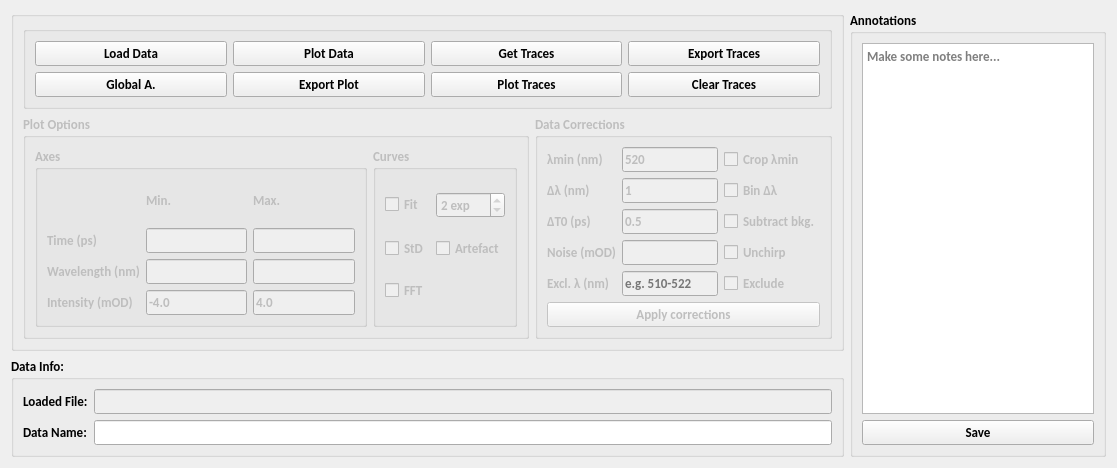
<?xml version='1.0' encoding='UTF-8'?>
<ui version="4.0">
 <class>Form</class>
 <widget class="QWidget" name="Form">
  <property name="geometry">
   <rect>
    <x>0</x>
    <y>0</y>
    <width>1117</width>
    <height>448</height>
   </rect>
  </property>
  <property name="font">
   <font>
    <family>Calibri</family>
    <pointsize>10</pointsize>
    <weight>75</weight>
    <bold>true</bold>
   </font>
  </property>
  <layout class="QGridLayout" name="gridLayout_9">
   <item row="0" column="0">
    <widget class="QGroupBox" name="groupBox_2">
     <property name="title">
      <string />
     </property>
     <property name="flat">
      <bool>false</bool>
     </property>
     <layout class="QGridLayout" name="gridLayout_4">
      <item row="0" column="0" colspan="2">
       <widget class="QGroupBox" name="buttons_box">
        <property name="enabled">
         <bool>true</bool>
        </property>
        <property name="sizePolicy">
         <sizepolicy hsizetype="Expanding" vsizetype="Preferred">
          <horstretch>0</horstretch>
          <verstretch>0</verstretch>
         </sizepolicy>
        </property>
        <property name="title">
         <string />
        </property>
        <layout class="QGridLayout" name="gridLayout_5">
         <item row="0" column="3">
          <widget class="QPushButton" name="exporttraces_button">
           <property name="enabled">
            <bool>true</bool>
           </property>
           <property name="text">
            <string>Export Traces</string>
           </property>
           <property name="checkable">
            <bool>false</bool>
           </property>
          </widget>
         </item>
         <item row="3" column="1">
          <widget class="QPushButton" name="exportplot_button">
           <property name="enabled">
            <bool>true</bool>
           </property>
           <property name="text">
            <string>Export Plot</string>
           </property>
           <property name="checkable">
            <bool>false</bool>
           </property>
          </widget>
         </item>
         <item row="0" column="2">
          <widget class="QPushButton" name="gettraces_button">
           <property name="enabled">
            <bool>true</bool>
           </property>
           <property name="text">
            <string>Get Traces</string>
           </property>
           <property name="checkable">
            <bool>false</bool>
           </property>
          </widget>
         </item>
         <item row="3" column="2">
          <widget class="QPushButton" name="plottraces_button">
           <property name="enabled">
            <bool>true</bool>
           </property>
           <property name="text">
            <string>Plot Traces</string>
           </property>
           <property name="checkable">
            <bool>false</bool>
           </property>
          </widget>
         </item>
         <item row="3" column="3">
          <widget class="QPushButton" name="cleartraces_button">
           <property name="enabled">
            <bool>true</bool>
           </property>
           <property name="text">
            <string>Clear Traces</string>
           </property>
           <property name="checkable">
            <bool>false</bool>
           </property>
          </widget>
         </item>
         <item row="0" column="1">
          <widget class="QPushButton" name="plotData_button">
           <property name="enabled">
            <bool>true</bool>
           </property>
           <property name="text">
            <string>Plot Data</string>
           </property>
           <property name="checkable">
            <bool>false</bool>
           </property>
          </widget>
         </item>
         <item row="0" column="0">
          <widget class="QPushButton" name="loadData_button">
           <property name="text">
            <string>Load Data</string>
           </property>
           <property name="checkable">
            <bool>false</bool>
           </property>
          </widget>
         </item>
         <item row="3" column="0">
          <widget class="QPushButton" name="globalA_button">
           <property name="text">
            <string>Global A.</string>
           </property>
           <property name="checkable">
            <bool>false</bool>
           </property>
           <property name="enabled">
            <bool>true</bool>
           </property>
           <property name="toolTip">
            <string>Global analysis (DAS) of the displayed region with the selected number of exponentials</string>
           </property>
          </widget>
         </item>
        </layout>
       </widget>
      </item>
      <item row="1" column="0">
       <widget class="QGroupBox" name="plotOpt_box">
        <property name="enabled">
         <bool>false</bool>
        </property>
        <property name="title">
         <string>Plot Options</string>
        </property>
        <property name="flat">
         <bool>true</bool>
        </property>
        <layout class="QGridLayout" name="gridLayout_6">
         <item row="0" column="0">
          <widget class="QGroupBox" name="groupBox_5">
           <property name="title">
            <string>Axes</string>
           </property>
           <layout class="QGridLayout" name="gridLayout">
            <item row="0" column="1">
             <widget class="QLabel" name="label_3">
              <property name="text">
               <string>Min.</string>
              </property>
             </widget>
            </item>
            <item row="0" column="2">
             <widget class="QLabel" name="label_2">
              <property name="text">
               <string>Max.</string>
              </property>
             </widget>
            </item>
            <item row="1" column="0">
             <widget class="QLabel" name="label">
              <property name="text">
               <string>Time (ps)</string>
              </property>
             </widget>
            </item>
            <item row="1" column="1">
             <widget class="QLineEdit" name="time_min">
              <property name="inputMask">
               <string />
              </property>
              <property name="text">
               <string />
              </property>
             </widget>
            </item>
            <item row="1" column="2">
             <widget class="QLineEdit" name="time_max">
              <property name="inputMask">
               <string />
              </property>
             </widget>
            </item>
            <item row="2" column="0">
             <widget class="QLabel" name="label_4">
              <property name="text">
               <string>Wavelength (nm)</string>
              </property>
             </widget>
            </item>
            <item row="2" column="1">
             <widget class="QLineEdit" name="wlen_min">
              <property name="inputMask">
               <string />
              </property>
              <property name="text">
               <string />
              </property>
             </widget>
            </item>
            <item row="2" column="2">
             <widget class="QLineEdit" name="wlen_max">
              <property name="inputMask">
               <string />
              </property>
              <property name="text">
               <string />
              </property>
             </widget>
            </item>
            <item row="3" column="0">
             <widget class="QLabel" name="label_15">
              <property name="text">
               <string>Intensity (mOD)</string>
              </property>
             </widget>
            </item>
            <item row="3" column="1">
             <widget class="QLineEdit" name="inty_min">
              <property name="text">
               <string>-4.0</string>
              </property>
              <property name="maxLength">
               <number>32767</number>
              </property>
             </widget>
            </item>
            <item row="3" column="2">
             <widget class="QLineEdit" name="inty_max">
              <property name="inputMask">
               <string />
              </property>
              <property name="text">
               <string>4.0</string>
              </property>
             </widget>
            </item>
           </layout>
          </widget>
         </item>
         <item row="0" column="1">
          <widget class="QGroupBox" name="groupBox_4">
           <property name="title">
            <string>Curves</string>
           </property>
           <layout class="QGridLayout" name="gridLayout_3">
            <item row="0" column="0">
             <widget class="QCheckBox" name="fit_checkbox">
              <property name="text">
               <string>Fit</string>
              </property>
              <property name="toolTip">
               <string>Fit the kinetic trace (exponentials convolved with a Gaussian IRF + long-lived component)</string>
              </property>
             </widget>
            </item>
            <item row="1" column="0">
             <widget class="QCheckBox" name="std_checkbox">
              <property name="text">
               <string>StD</string>
              </property>
              <property name="toolTip">
               <string>Show standard-error bars (needs several averaged scans)</string>
              </property>
             </widget>
            </item>
            <item row="2" column="0">
             <widget class="QCheckBox" name="fft_checkbox">
              <property name="text">
               <string>FFT</string>
              </property>
              <property name="toolTip">
               <string>Oscillation spectrum (Lomb-Scargle) of the fit residuals</string>
              </property>
             </widget>
            </item>
            <item row="0" column="1">
             <widget class="QSpinBox" name="nexp_spin">
              <property name="minimum">
               <number>1</number>
              </property>
              <property name="maximum">
               <number>4</number>
              </property>
              <property name="value">
               <number>2</number>
              </property>
              <property name="suffix">
               <string> exp</string>
              </property>
              <property name="toolTip">
               <string>Number of exponential components for kinetic and global fits</string>
              </property>
             </widget>
            </item>
            <item row="1" column="1">
             <widget class="QCheckBox" name="artifact_checkbox">
              <property name="text">
               <string>Artefact</string>
              </property>
              <property name="toolTip">
               <string>Model the coherent artefact (Gaussian IRF + derivatives) in kinetic and global fits</string>
              </property>
             </widget>
            </item>
           </layout>
          </widget>
         </item>
        </layout>
       </widget>
      </item>
      <item row="1" column="1">
       <widget class="QGroupBox" name="dataOpt_box">
        <property name="enabled">
         <bool>false</bool>
        </property>
        <property name="title">
         <string>Data Corrections</string>
        </property>
        <property name="flat">
         <bool>true</bool>
        </property>
        <layout class="QGridLayout" name="gridLayout_2">
         <item row="0" column="0">
          <widget class="QLabel" name="label_13">
           <property name="toolTip">
            <string>&lt;html&gt;&lt;head/&gt;&lt;body&gt;&lt;p&gt;Min lambda probe&lt;/p&gt;&lt;/body&gt;&lt;/html&gt;</string>
           </property>
           <property name="text">
            <string>λmin (nm)</string>
           </property>
          </widget>
         </item>
         <item row="0" column="1">
          <widget class="QLineEdit" name="W0_value">
           <property name="inputMask">
            <string />
           </property>
           <property name="text">
            <string>520</string>
           </property>
          </widget>
         </item>
         <item row="0" column="2">
          <widget class="QCheckBox" name="w0_checkbox">
           <property name="text">
            <string>Crop λmin</string>
           </property>
           <property name="toolTip">
            <string>Discard wavelengths below λmin</string>
           </property>
          </widget>
         </item>
         <item row="1" column="0">
          <widget class="QLabel" name="label_12">
           <property name="text">
            <string>Δλ (nm)</string>
           </property>
           <property name="toolTip">
            <string>Width of the wavelength bins (nm)</string>
           </property>
          </widget>
         </item>
         <item row="1" column="1">
          <widget class="QLineEdit" name="delta_wl">
           <property name="inputMask">
            <string />
           </property>
           <property name="text">
            <string>1</string>
           </property>
          </widget>
         </item>
         <item row="1" column="2">
          <widget class="QCheckBox" name="dlambda_checkbox">
           <property name="text">
            <string>Bin Δλ</string>
           </property>
           <property name="toolTip">
            <string>Average adjacent wavelengths in bins of Δλ</string>
           </property>
          </widget>
         </item>
         <item row="2" column="0">
          <widget class="QLabel" name="label_7">
           <property name="text">
            <string>ΔT0 (ps)</string>
           </property>
           <property name="toolTip">
            <string>Pre-time-zero window, measured from the first delay (ps)</string>
           </property>
          </widget>
         </item>
         <item row="2" column="1">
          <widget class="QLineEdit" name="T0_value">
           <property name="inputMask">
            <string />
           </property>
           <property name="text">
            <string>0.5</string>
           </property>
          </widget>
         </item>
         <item row="2" column="2">
          <widget class="QCheckBox" name="t0_checkbox">
           <property name="text">
            <string>Subtract bkg.</string>
           </property>
           <property name="toolTip">
            <string>Subtract the mean signal recorded before ΔT0 (scatter/background)</string>
           </property>
          </widget>
         </item>
         <item row="3" column="0">
          <widget class="QLabel" name="label_8">
           <property name="enabled">
            <bool>true</bool>
           </property>
           <property name="text">
            <string>Noise (mOD)</string>
           </property>
           <property name="toolTip">
            <string>Median noise level (standard deviation before ΔT0)</string>
           </property>
          </widget>
         </item>
         <item row="3" column="1">
          <widget class="QLineEdit" name="I0_value">
           <property name="inputMask">
            <string />
           </property>
           <property name="text">
            <string />
           </property>
           <property name="enabled">
            <bool>true</bool>
           </property>
           <property name="readOnly">
            <bool>true</bool>
           </property>
          </widget>
         </item>
         <item row="3" column="2">
          <widget class="QCheckBox" name="chirp_checkbox">
           <property name="text">
            <string>Unchirp</string>
           </property>
           <property name="toolTip">
            <string>Estimate time zero per wavelength from the coherent artefact and remove the chirp</string>
           </property>
          </widget>
         </item>
         <item row="5" column="0" colspan="3">
          <widget class="QPushButton" name="correctData_button">
           <property name="checkable">
            <bool>false</bool>
           </property>
           <property name="text">
            <string>Apply corrections</string>
           </property>
          </widget>
         </item>
         <item row="4" column="0">
          <widget class="QLabel" name="label_excl">
           <property name="text">
            <string>Excl. λ (nm)</string>
           </property>
           <property name="toolTip">
            <string>Wavelength bands to remove, e.g. pump scatter: 510-522 (several: 510-522; 1020-1040)</string>
           </property>
          </widget>
         </item>
         <item row="4" column="1">
          <widget class="QLineEdit" name="exclude_range">
           <property name="placeholderText">
            <string>e.g. 510-522</string>
           </property>
          </widget>
         </item>
         <item row="4" column="2">
          <widget class="QCheckBox" name="exclude_checkbox">
           <property name="text">
            <string>Exclude</string>
           </property>
           <property name="toolTip">
            <string>Remove the listed wavelength bands</string>
           </property>
          </widget>
         </item>
        </layout>
       </widget>
      </item>
     </layout>
    </widget>
   </item>
   <item row="0" column="1" rowspan="3">
    <widget class="QGroupBox" name="groupBox_3">
     <property name="title">
      <string>Annotations</string>
     </property>
     <layout class="QGridLayout" name="gridLayout_8">
      <item row="0" column="0">
       <widget class="QTextEdit" name="annotations">
        <property name="placeholderText">
         <string>Make some notes here...</string>
        </property>
       </widget>
      </item>
      <item row="1" column="0">
       <widget class="QPushButton" name="savenotes_button">
        <property name="text">
         <string>Save</string>
        </property>
       </widget>
      </item>
     </layout>
    </widget>
   </item>
   <item row="1" column="0">
    <widget class="QGroupBox" name="groupBox">
     <property name="title">
      <string>Data Info:</string>
     </property>
     <layout class="QGridLayout" name="gridLayout_7">
      <item row="0" column="0">
       <widget class="QLabel" name="label_5">
        <property name="text">
         <string>Loaded File:</string>
        </property>
       </widget>
      </item>
      <item row="0" column="1">
       <widget class="QLineEdit" name="filename_loaded">
        <property name="enabled">
         <bool>false</bool>
        </property>
       </widget>
      </item>
      <item row="1" column="0">
       <widget class="QLabel" name="label_6">
        <property name="text">
         <string>Data Name:</string>
        </property>
       </widget>
      </item>
      <item row="1" column="1">
       <widget class="QLineEdit" name="dataname_input">
        <property name="text">
         <string />
        </property>
       </widget>
      </item>
     </layout>
    </widget>
   </item>
   <item row="2" column="0">
    <spacer name="verticalSpacer">
     <property name="orientation">
      <enum>Qt::Vertical</enum>
     </property>
     <property name="sizeHint" stdset="0">
      <size>
       <width>20</width>
       <height>40</height>
      </size>
     </property>
    </spacer>
   </item>
  </layout>
  <property name="windowTitle">
   <string>TA control panel</string>
  </property>
 </widget>
 <resources />
 <connections />
</ui>
